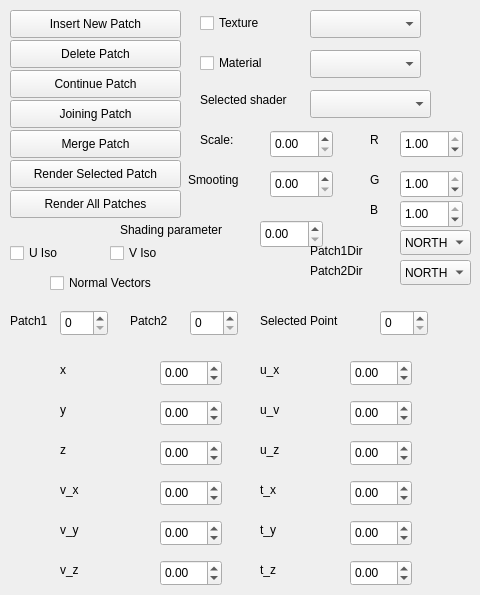
    <widget class="QWidget" name="tab_1">
     <attribute name="title">
      <string>Bicubic Hermite Patch</string>
     </attribute>
     <widget class="QPushButton" name="continuePatches_bt">
      <property name="geometry">
       <rect>
        <x>10</x>
        <y>70</y>
        <width>171</width>
        <height>28</height>
       </rect>
      </property>
      <property name="text">
       <string>Continue Patch</string>
      </property>
     </widget>
     <widget class="QPushButton" name="mergePatches_bt">
      <property name="geometry">
       <rect>
        <x>10</x>
        <y>130</y>
        <width>171</width>
        <height>28</height>
       </rect>
      </property>
      <property name="text">
       <string>Merge Patch</string>
      </property>
     </widget>
     <widget class="QPushButton" name="joinPatches_bt">
      <property name="geometry">
       <rect>
        <x>10</x>
        <y>100</y>
        <width>171</width>
        <height>28</height>
       </rect>
      </property>
      <property name="text">
       <string>Joining Patch</string>
      </property>
     </widget>
     <widget class="QPushButton" name="insertPatch_bt">
      <property name="geometry">
       <rect>
        <x>10</x>
        <y>10</y>
        <width>171</width>
        <height>28</height>
       </rect>
      </property>
      <property name="text">
       <string>Insert New Patch</string>
      </property>
     </widget>
     <widget class="QPushButton" name="deletePatch_bt">
      <property name="geometry">
       <rect>
        <x>10</x>
        <y>40</y>
        <width>171</width>
        <height>28</height>
       </rect>
      </property>
      <property name="text">
       <string>Delete Patch</string>
      </property>
     </widget>
     <widget class="QCheckBox" name="material_cb">
      <property name="geometry">
       <rect>
        <x>200</x>
        <y>50</y>
        <width>87</width>
        <height>26</height>
       </rect>
      </property>
      <property name="text">
       <string>Material</string>
      </property>
     </widget>
     <widget class="QCheckBox" name="texture_cb">
      <property name="geometry">
       <rect>
        <x>200</x>
        <y>10</y>
        <width>87</width>
        <height>26</height>
       </rect>
      </property>
      <property name="text">
       <string>Texture</string>
      </property>
     </widget>
     <widget class="QComboBox" name="texture_combo">
      <property name="geometry">
       <rect>
        <x>310</x>
        <y>10</y>
        <width>111</width>
        <height>28</height>
       </rect>
      </property>
     </widget>
     <widget class="QComboBox" name="material_combo">
      <property name="geometry">
       <rect>
        <x>310</x>
        <y>50</y>
        <width>111</width>
        <height>28</height>
       </rect>
      </property>
     </widget>
     <widget class="QLabel" name="label_21">
      <property name="geometry">
       <rect>
        <x>188</x>
        <y>170</y>
        <width>71</width>
        <height>20</height>
       </rect>
      </property>
      <property name="text">
       <string>Smooting</string>
      </property>
     </widget>
     <widget class="QDoubleSpinBox" name="red_sb">
      <property name="geometry">
       <rect>
        <x>400</x>
        <y>130</y>
        <width>63</width>
        <height>28</height>
       </rect>
      </property>
      <property name="maximum">
       <double>1.000000000000000</double>
      </property>
      <property name="singleStep">
       <double>0.010000000000000</double>
      </property>
      <property name="value">
       <double>1.000000000000000</double>
      </property>
     </widget>
     <widget class="QComboBox" name="selected_shader_cb">
      <property name="geometry">
       <rect>
        <x>310</x>
        <y>90</y>
        <width>121</width>
        <height>28</height>
       </rect>
      </property>
     </widget>
     <widget class="QDoubleSpinBox" name="shading_param_sb">
      <property name="geometry">
       <rect>
        <x>260</x>
        <y>220</y>
        <width>63</width>
        <height>28</height>
       </rect>
      </property>
      <property name="singleStep">
       <double>0.100000000000000</double>
      </property>
     </widget>
     <widget class="QLabel" name="label_24">
      <property name="geometry">
       <rect>
        <x>370</x>
        <y>170</y>
        <width>31</width>
        <height>20</height>
       </rect>
      </property>
      <property name="text">
       <string>G</string>
      </property>
     </widget>
     <widget class="QDoubleSpinBox" name="shader_scale_sb">
      <property name="geometry">
       <rect>
        <x>270</x>
        <y>130</y>
        <width>63</width>
        <height>28</height>
       </rect>
      </property>
      <property name="maximum">
       <double>100.000000000000000</double>
      </property>
      <property name="singleStep">
       <double>0.100000000000000</double>
      </property>
     </widget>
     <widget class="QLabel" name="label_19">
      <property name="geometry">
       <rect>
        <x>200</x>
        <y>130</y>
        <width>59</width>
        <height>20</height>
       </rect>
      </property>
      <property name="text">
       <string>Scale:</string>
      </property>
     </widget>
     <widget class="QLabel" name="label_22">
      <property name="geometry">
       <rect>
        <x>120</x>
        <y>220</y>
        <width>131</width>
        <height>20</height>
       </rect>
      </property>
      <property name="text">
       <string>Shading parameter</string>
      </property>
     </widget>
     <widget class="QLabel" name="label_23">
      <property name="geometry">
       <rect>
        <x>370</x>
        <y>130</y>
        <width>21</width>
        <height>20</height>
       </rect>
      </property>
      <property name="text">
       <string>R</string>
      </property>
     </widget>
     <widget class="QDoubleSpinBox" name="green_sb">
      <property name="geometry">
       <rect>
        <x>400</x>
        <y>170</y>
        <width>63</width>
        <height>28</height>
       </rect>
      </property>
      <property name="maximum">
       <double>1.000000000000000</double>
      </property>
      <property name="singleStep">
       <double>0.010000000000000</double>
      </property>
      <property name="value">
       <double>1.000000000000000</double>
      </property>
     </widget>
     <widget class="QLabel" name="label_25">
      <property name="geometry">
       <rect>
        <x>370</x>
        <y>200</y>
        <width>21</width>
        <height>20</height>
       </rect>
      </property>
      <property name="text">
       <string>B</string>
      </property>
     </widget>
     <widget class="QLabel" name="label_20">
      <property name="geometry">
       <rect>
        <x>200</x>
        <y>90</y>
        <width>111</width>
        <height>20</height>
       </rect>
      </property>
      <property name="text">
       <string>Selected shader</string>
      </property>
     </widget>
     <widget class="QDoubleSpinBox" name="smooting_shader_sb">
      <property name="geometry">
       <rect>
        <x>270</x>
        <y>170</y>
        <width>63</width>
        <height>28</height>
       </rect>
      </property>
      <property name="maximum">
       <double>1.000000000000000</double>
      </property>
      <property name="singleStep">
       <double>0.100000000000000</double>
      </property>
     </widget>
     <widget class="QDoubleSpinBox" name="blue_sb">
      <property name="geometry">
       <rect>
        <x>400</x>
        <y>200</y>
        <width>63</width>
        <height>28</height>
       </rect>
      </property>
      <property name="maximum">
       <double>1.000000000000000</double>
      </property>
      <property name="singleStep">
       <double>0.010000000000000</double>
      </property>
      <property name="value">
       <double>1.000000000000000</double>
      </property>
     </widget>
     <widget class="QCheckBox" name="patch_v_iso_cb">
      <property name="geometry">
       <rect>
        <x>110</x>
        <y>240</y>
        <width>71</width>
        <height>26</height>
       </rect>
      </property>
      <property name="text">
       <string>V Iso</string>
      </property>
     </widget>
     <widget class="QCheckBox" name="patch_u_iso_cb">
      <property name="geometry">
       <rect>
        <x>10</x>
        <y>240</y>
        <width>87</width>
        <height>26</height>
       </rect>
      </property>
      <property name="text">
       <string>U Iso</string>
      </property>
     </widget>
     <widget class="QComboBox" name="patch_dir_cb1_2">
      <property name="geometry">
       <rect>
        <x>400</x>
        <y>230</y>
        <width>71</width>
        <height>25</height>
       </rect>
      </property>
      <item>
       <property name="text">
        <string>NORTH</string>
       </property>
      </item>
      <item>
       <property name="text">
        <string>EAST</string>
       </property>
      </item>
      <item>
       <property name="text">
        <string>SOUTH</string>
       </property>
      </item>
      <item>
       <property name="text">
        <string>WEST</string>
       </property>
      </item>
      <item>
       <property name="text">
        <string>NORTHEAST</string>
       </property>
      </item>
      <item>
       <property name="text">
        <string>SOUTHEAST</string>
       </property>
      </item>
      <item>
       <property name="text">
        <string>SOUTHWEST</string>
       </property>
      </item>
      <item>
       <property name="text">
        <string>NORTHWEST</string>
       </property>
      </item>
     </widget>
     <widget class="QSpinBox" name="patch_sb2_2">
      <property name="geometry">
       <rect>
        <x>190</x>
        <y>310</y>
        <width>48</width>
        <height>26</height>
       </rect>
      </property>
     </widget>
     <widget class="QSpinBox" name="patch_sb1_2">
      <property name="geometry">
       <rect>
        <x>60</x>
        <y>310</y>
        <width>48</width>
        <height>26</height>
       </rect>
      </property>
     </widget>
     <widget class="QLabel" name="label_78">
      <property name="geometry">
       <rect>
        <x>10</x>
        <y>310</y>
        <width>61</width>
        <height>21</height>
       </rect>
      </property>
      <property name="text">
       <string>Patch1</string>
      </property>
     </widget>
     <widget class="QLabel" name="label_77">
      <property name="geometry">
       <rect>
        <x>310</x>
        <y>240</y>
        <width>81</width>
        <height>21</height>
       </rect>
      </property>
      <property name="text">
       <string>Patch1Dir</string>
      </property>
     </widget>
     <widget class="QComboBox" name="patch_dir_cb2_2">
      <property name="geometry">
       <rect>
        <x>400</x>
        <y>260</y>
        <width>71</width>
        <height>25</height>
       </rect>
      </property>
      <item>
       <property name="text">
        <string>NORTH</string>
       </property>
      </item>
      <item>
       <property name="text">
        <string>EAST</string>
       </property>
      </item>
      <item>
       <property name="text">
        <string>SOUTH</string>
       </property>
      </item>
      <item>
       <property name="text">
        <string>WEST</string>
       </property>
      </item>
      <item>
       <property name="text">
        <string>NORTHEAST</string>
       </property>
      </item>
      <item>
       <property name="text">
        <string>SOUTHEAST</string>
       </property>
      </item>
      <item>
       <property name="text">
        <string>SOUTHWEST</string>
       </property>
      </item>
      <item>
       <property name="text">
        <string>NORTHWEST</string>
       </property>
      </item>
     </widget>
     <widget class="QLabel" name="label_75">
      <property name="geometry">
       <rect>
        <x>310</x>
        <y>260</y>
        <width>81</width>
        <height>21</height>
       </rect>
      </property>
      <property name="text">
       <string>Patch2Dir</string>
      </property>
     </widget>
     <widget class="QLabel" name="label_76">
      <property name="geometry">
       <rect>
        <x>130</x>
        <y>310</y>
        <width>51</width>
        <height>21</height>
       </rect>
      </property>
      <property name="text">
       <string>Patch2</string>
      </property>
     </widget>
     <widget class="QPushButton" name="render_all_patch_bt">
      <property name="geometry">
       <rect>
        <x>10</x>
        <y>190</y>
        <width>171</width>
        <height>28</height>
       </rect>
      </property>
      <property name="text">
       <string>Render All Patches</string>
      </property>
     </widget>
     <widget class="QPushButton" name="render_selected_patch_bt">
      <property name="geometry">
       <rect>
        <x>10</x>
        <y>160</y>
        <width>171</width>
        <height>28</height>
       </rect>
      </property>
      <property name="text">
       <string>Render Selected Patch</string>
      </property>
     </widget>
     <widget class="QSpinBox" name="selected_point">
      <property name="geometry">
       <rect>
        <x>380</x>
        <y>310</y>
        <width>48</width>
        <height>26</height>
       </rect>
      </property>
      <property name="maximum">
       <number>3</number>
      </property>
     </widget>
     <widget class="QLabel" name="label_79">
      <property name="geometry">
       <rect>
        <x>260</x>
        <y>310</y>
        <width>101</width>
        <height>21</height>
       </rect>
      </property>
      <property name="text">
       <string>Selected Point</string>
      </property>
     </widget>
     <widget class="QLabel" name="label_26">
      <property name="geometry">
       <rect>
        <x>260</x>
        <y>520</y>
        <width>63</width>
        <height>20</height>
       </rect>
      </property>
      <property name="text">
       <string>t_y</string>
      </property>
     </widget>
     <widget class="QLabel" name="label_15">
      <property name="geometry">
       <rect>
        <x>60</x>
        <y>560</y>
        <width>63</width>
        <height>20</height>
       </rect>
      </property>
      <property name="text">
       <string>v_z</string>
      </property>
     </widget>
     <widget class="QLabel" name="label_13">
      <property name="geometry">
       <rect>
        <x>260</x>
        <y>400</y>
        <width>63</width>
        <height>20</height>
       </rect>
      </property>
      <property name="text">
       <string>u_v</string>
      </property>
     </widget>
     <widget class="QDoubleSpinBox" name="hermite_patch_vz">
      <property name="geometry">
       <rect>
        <x>160</x>
        <y>560</y>
        <width>62</width>
        <height>26</height>
       </rect>
      </property>
      <property name="minimum">
       <double>-99.000000000000000</double>
      </property>
      <property name="singleStep">
       <double>0.100000000000000</double>
      </property>
     </widget>
     <widget class="QLabel" name="label_9">
      <property name="geometry">
       <rect>
        <x>60</x>
        <y>360</y>
        <width>63</width>
        <height>20</height>
       </rect>
      </property>
      <property name="text">
       <string>x</string>
      </property>
     </widget>
     <widget class="QLabel" name="label_12">
      <property name="geometry">
       <rect>
        <x>260</x>
        <y>440</y>
        <width>63</width>
        <height>20</height>
       </rect>
      </property>
      <property name="text">
       <string>u_z</string>
      </property>
     </widget>
     <widget class="QDoubleSpinBox" name="hermite_patch_ty">
      <property name="geometry">
       <rect>
        <x>350</x>
        <y>520</y>
        <width>62</width>
        <height>26</height>
       </rect>
      </property>
      <property name="minimum">
       <double>-99.000000000000000</double>
      </property>
      <property name="singleStep">
       <double>0.100000000000000</double>
      </property>
     </widget>
     <widget class="QLabel" name="label_27">
      <property name="geometry">
       <rect>
        <x>260</x>
        <y>480</y>
        <width>63</width>
        <height>20</height>
       </rect>
      </property>
      <property name="text">
       <string>t_x</string>
      </property>
     </widget>
     <widget class="QLabel" name="label_10">
      <property name="geometry">
       <rect>
        <x>60</x>
        <y>400</y>
        <width>63</width>
        <height>20</height>
       </rect>
      </property>
      <property name="text">
       <string>y</string>
      </property>
     </widget>
     <widget class="QLabel" name="label_18">
      <property name="geometry">
       <rect>
        <x>260</x>
        <y>560</y>
        <width>63</width>
        <height>20</height>
       </rect>
      </property>
      <property name="text">
       <string>t_z</string>
      </property>
     </widget>
     <widget class="QLabel" name="label_17">
      <property name="geometry">
       <rect>
        <x>60</x>
        <y>480</y>
        <width>63</width>
        <height>20</height>
       </rect>
      </property>
      <property name="text">
       <string>v_x</string>
      </property>
     </widget>
     <widget class="QDoubleSpinBox" name="hermite_patch_uz">
      <property name="geometry">
       <rect>
        <x>350</x>
        <y>440</y>
        <width>62</width>
        <height>26</height>
       </rect>
      </property>
      <property name="minimum">
       <double>-99.000000000000000</double>
      </property>
      <property name="singleStep">
       <double>0.100000000000000</double>
      </property>
     </widget>
     <widget class="QDoubleSpinBox" name="hermite_patch_y">
      <property name="geometry">
       <rect>
        <x>160</x>
        <y>400</y>
        <width>62</width>
        <height>26</height>
       </rect>
      </property>
      <property name="minimum">
       <double>-99.000000000000000</double>
      </property>
      <property name="singleStep">
       <double>0.100000000000000</double>
      </property>
     </widget>
     <widget class="QDoubleSpinBox" name="hermite_patch_uy">
      <property name="geometry">
       <rect>
        <x>350</x>
        <y>400</y>
        <width>62</width>
        <height>26</height>
       </rect>
      </property>
      <property name="minimum">
       <double>-99.000000000000000</double>
      </property>
      <property name="singleStep">
       <double>0.100000000000000</double>
      </property>
     </widget>
     <widget class="QDoubleSpinBox" name="hermite_patch_x">
      <property name="geometry">
       <rect>
        <x>160</x>
        <y>360</y>
        <width>62</width>
        <height>26</height>
       </rect>
      </property>
      <property name="minimum">
       <double>-99.000000000000000</double>
      </property>
      <property name="singleStep">
       <double>0.100000000000000</double>
      </property>
     </widget>
     <widget class="QDoubleSpinBox" name="hermite_patch_vx">
      <property name="geometry">
       <rect>
        <x>160</x>
        <y>480</y>
        <width>62</width>
        <height>26</height>
       </rect>
      </property>
      <property name="minimum">
       <double>-99.000000000000000</double>
      </property>
      <property name="singleStep">
       <double>0.100000000000000</double>
      </property>
     </widget>
     <widget class="QLabel" name="label_14">
      <property name="geometry">
       <rect>
        <x>260</x>
        <y>360</y>
        <width>63</width>
        <height>20</height>
       </rect>
      </property>
      <property name="text">
       <string>u_x</string>
      </property>
     </widget>
     <widget class="QDoubleSpinBox" name="hermite_patch_ux">
      <property name="geometry">
       <rect>
        <x>350</x>
        <y>360</y>
        <width>62</width>
        <height>26</height>
       </rect>
      </property>
      <property name="minimum">
       <double>-99.000000000000000</double>
      </property>
      <property name="singleStep">
       <double>0.100000000000000</double>
      </property>
     </widget>
     <widget class="QDoubleSpinBox" name="hermite_patch_tx">
      <property name="geometry">
       <rect>
        <x>350</x>
        <y>480</y>
        <width>62</width>
        <height>26</height>
       </rect>
      </property>
      <property name="minimum">
       <double>-99.000000000000000</double>
      </property>
      <property name="singleStep">
       <double>0.100000000000000</double>
      </property>
     </widget>
     <widget class="QLabel" name="label_11">
      <property name="geometry">
       <rect>
        <x>60</x>
        <y>440</y>
        <width>63</width>
        <height>20</height>
       </rect>
      </property>
      <property name="text">
       <string>z</string>
      </property>
     </widget>
     <widget class="QLabel" name="label_16">
      <property name="geometry">
       <rect>
        <x>60</x>
        <y>520</y>
        <width>63</width>
        <height>20</height>
       </rect>
      </property>
      <property name="text">
       <string>v_y</string>
      </property>
     </widget>
     <widget class="QDoubleSpinBox" name="hermite_patch_vy">
      <property name="geometry">
       <rect>
        <x>160</x>
        <y>520</y>
        <width>62</width>
        <height>26</height>
       </rect>
      </property>
      <property name="minimum">
       <double>-99.000000000000000</double>
      </property>
      <property name="singleStep">
       <double>0.100000000000000</double>
      </property>
     </widget>
     <widget class="QDoubleSpinBox" name="hermite_patch_tz">
      <property name="geometry">
       <rect>
        <x>350</x>
        <y>560</y>
        <width>62</width>
        <height>26</height>
       </rect>
      </property>
      <property name="minimum">
       <double>-99.000000000000000</double>
      </property>
      <property name="singleStep">
       <double>0.100000000000000</double>
      </property>
     </widget>
     <widget class="QDoubleSpinBox" name="hermite_patch_z">
      <property name="geometry">
       <rect>
        <x>160</x>
        <y>440</y>
        <width>62</width>
        <height>26</height>
       </rect>
      </property>
      <property name="minimum">
       <double>-99.000000000000000</double>
      </property>
      <property name="singleStep">
       <double>0.100000000000000</double>
      </property>
     </widget>
     <widget class="QCheckBox" name="normal_vectors_cb">
      <property name="geometry">
       <rect>
        <x>50</x>
        <y>270</y>
        <width>121</width>
        <height>26</height>
       </rect>
      </property>
      <property name="text">
       <string>Normal Vectors</string>
      </property>
     </widget>
    </widget>
